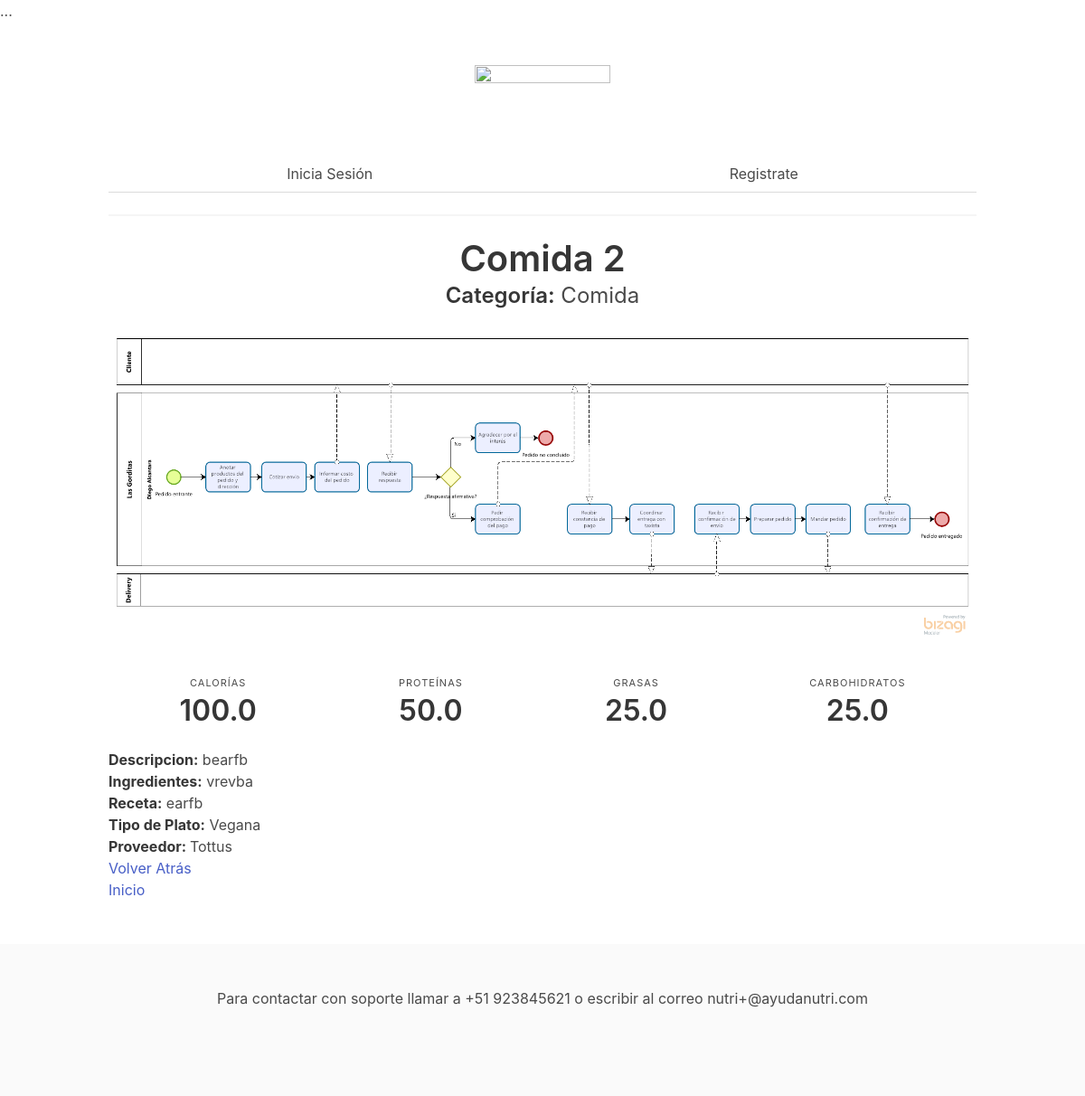
/platos/9, run on the app's committed database.
### main/models.py (models this page shows, shortened)
class Plato(models.Model):
    categoria = models.ForeignKey('Categoria', on_delete=models.SET_NULL, null=True)
    proveedor = models.ForeignKey('Proveedor', on_delete=models.SET_NULL, null=True)
    nombre = models.CharField(max_length=20)
    ingredientes = models.TextField(blank=True, null=True)
    descripcion = models.TextField()
    receta = models.TextField()
    calorias = models.FloatField(null=True)
    proteinas = models.FloatField(null=True)
    grasas = models.FloatField(null=True)
    carbos = models.FloatField(null=True)
    image = models.ImageField(upload_to="platos", null=True, blank=True)
    alimentacion = models.FloatField(choices=ALIMENTACION_CHOICES, null=True)

class Categoria(models.Model):
    codigo = models.CharField(max_length=4)
    nombre = models.CharField(max_length=50)
    descripcion = models.CharField(max_length=200)
    def __str__(self):
        return self.nombre

class Proveedor(models.Model):
    nombre = models.CharField(max_length=50)
    link = models.CharField(max_length=50)
    def __str__(self):
        return self.nombre

### main/views.py (the view)
# urls.py: path('platos/<int:pk>', views.PlatoDetailView.as_view(), name='plato-detail'),
class PlatoDetailView(DetailView):
  model = Plato
  template_name = "main/plato_detail.html"

### main/templates/main/plato_detail.html (shortened to what this page needs)
{% extends "base.html" %}
{% block content %}
<center>
<p class="title is-2">{{ object.nombre }}</p>
<p class="subtitle is-4"><strong>Categoría:</strong>  {{ object.categoria }}</p>
</center>
<center>
<img src="{{ object.image.url }}" alt="No hay imagen disponible"></center>
<nav class="level">
  <div class="level-item has-text-centered">
    <div>
      <p class="heading">Calorías</p>
      <p class="title">{{ object.calorias }}</p>
    </div>
  </div>
  <div class="level-item has-text-centered">
    <div>
      <p class="heading">Proteínas</p>
      <p class="title">{{ object.proteinas }}</p>
    </div>
  </div>
  <div class="level-item has-text-centered">
    <div>
      <p class="heading">Grasas</p>
      <p class="title">{{ object.grasas }}</p>
    </div>
  </div>
  <div class="level-item has-text-centered">
    <div>
      <p class="heading">Carbohidratos</p>
      <p class="title">{{ object.carbos }}</p>
    </div>
  </div>
</nav>
    <ul>
      <li><strong>Descripcion:</strong> {{ object.descripcion }}</li>
      <li><strong>Ingredientes:</strong> {{ object.ingredientes }}</li>
      <li><strong>Receta:</strong> {{ object.receta }}</li>
      <li><strong>Tipo de Plato:</strong> {{ object.get_alimentacion_display }}</li>
      <li><strong>Proveedor: </strong>{{object.proveedor}}</a></li>
    </ul>
    <ul>
      <a href="javascript:history.back()"> Volver Atrás</a>
      <li><a href="{% url 'home' %}">Inicio</a></li>
    </ul>
{% endblock %}

### data on the page
Plato: nombre "Comida 2", categoria "Comida", image (picture), calorias "100.0", proteinas "50.0", grasas "25.0", carbos "25.0", descripcion "bearfb", ingredientes "vrevba", receta "earfb", alimentacion "Vegana", proveedor "Tottus"
